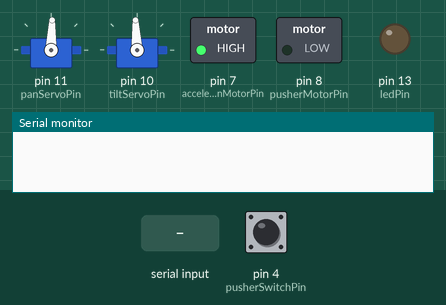
Recording of a sketch running on a simulated Arduino Uno, built with avr-gcc and run on an emulated ATmega328P. On the bench: 2 × servo, switched loads named in the sketch (green lamp = pin HIGH), output pins drawn as LEDs (lit = HIGH), the last lines printed to the serial monitor. The test bench sets the inputs (shaded band); at power-on: pin 4 (pusherSwitchPin) HIGH.

Above: at 0.1 s.
At 0.9 s:
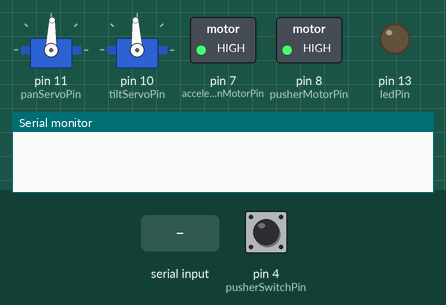
1.0 s: pin 4 (pusherSwitchPin) pulled LOW for 0.15 s
At 1.7 s:
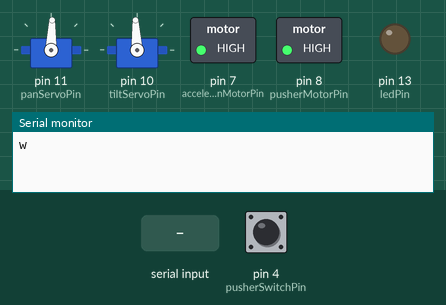
2.6 s: "1" received over Serial
Timing chart, 0 to 5.6 s (numbered marks = the images above; inputs shaded):
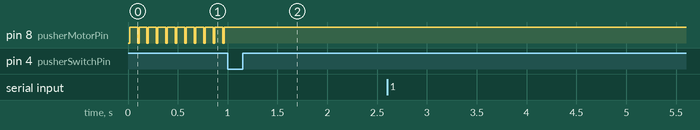

The sketch:

v1_GunController.ino
```cpp
/* Initial Gun Test

The circuit:
Pusher switch on pin 4
Acceleration motor relay input on pin 7
Firing motor relay input on pin 8
Manual input on pin 12

*/

#include <Servo.h>

#define REV_UP_TIME    300
#define MAX_FIRE_TIME 1000
#define MAX_TILT_UP   2000
#define MAX_TILT_DOWN 1300
#define MAX_PAN_LEFT   800
#define MAX_PAN_RIGHT 2200
#define TILT_MIDPOINT 1500
#define PAN_MIDPOINT  1455

const int pusherSwitchPin      =  4;
const int accelerationMotorPin =  7;
const int pusherMotorPin       =  8;
const int tiltServoPin         = 10;
const int panServoPin          = 11;
const int buttonPin            = 12;
const int ledPin               = 13;

const char startCode   = 's';
const char waitCode    = 'w';
const char revCode     = 'r';
const char fireCode    = 'f';
const char tiltCode    = 't';
const char panCode     = 'p';
const char endCode     = 'e';
const char invalidCode = 'i';
const char errorCode   = 'x';
const char killCode    = 'k';

const int startAutoFireCode = 65535;
const int stopAutoFireCode = 0;

unsigned long startTime;
int serialAction;
unsigned int serialParameter;
String s;
// PWM range 556-2420 => 1488
Servo panServo;
Servo tiltServo;

void reportError(char errorMessage[]) {
    Serial.write(errorCode);
    Serial.println(errorMessage);
}

bool withinRange(int var, int low, int high) {
    return low <= var && var <= high;
}

void revUp() {
    digitalWrite(accelerationMotorPin, LOW);
}

void revDown() {
    digitalWrite(accelerationMotorPin, HIGH);
}

void pusherOn() {
    digitalWrite(pusherMotorPin, LOW);
}

void pusherOff() {
    digitalWrite(pusherMotorPin, HIGH);
}

void pulsePusher() {
    pusherOn();
    delay(15);
    pusherOff();
    delay(80);
}

void resetPusher() {
    pusherOff();
    while (digitalRead(pusherSwitchPin) == HIGH) pulsePusher();
}

void pan(int location) {
    if (withinRange(location, MAX_PAN_LEFT, MAX_PAN_RIGHT)) {
        panServo.writeMicroseconds(location);
    }
    else {
        reportError("Pan location out of range!");
    }
}

void tilt(int location) {
    if (withinRange(location, MAX_TILT_DOWN, MAX_TILT_UP)) {
        tiltServo.writeMicroseconds(location);
    } else {
        reportError("Tilt location out of range!");
    }
}

void rev(int argument) {
    if (argument == 0) {
        revDown();
    } else if (argument == 65535) {
        revUp();
    } else {
        reportError("Bad rev argument!");
    }
}

void fireShots(int numShots) {
    startTime = millis();
    revUp();
    while (millis() - startTime < REV_UP_TIME);
    for ( ; numShots > 0; numShots--) {
        startTime = millis();
        while (digitalRead(pusherSwitchPin) == LOW && millis() - startTime < MAX_FIRE_TIME) pulsePusher();
        while (digitalRead(pusherSwitchPin) == HIGH && millis() - startTime < MAX_FIRE_TIME) pulsePusher();
        if (millis() - startTime > MAX_FIRE_TIME) {
            revDown();
            reportError("Firing sensor not responding!");
        }
    }
    revDown();
}

void fire(int argument) {
    if (withinRange(argument, 1, 37)) {
        fireShots(argument);
    } else if (argument == 0) {
        resetPusher();
    } else if (argument == 65535) {
        pusherOn();
    } else {
        reportError("Inproper number of shots received!");
    }
}

byte getNextByte() {
    do {
        serialAction = Serial.read();
    } while (serialAction == -1);
    return byte(serialAction);
}

void waitForInput() {
    Serial.write(waitCode);
    byte start = getNextByte();
    if (start != startCode) {
        reportError("Invalid start byte");
        return;
    }
    byte actionCode = getNextByte();
    // Serial.write(actionCode);
    int parameter = (int(getNextByte()) << 8) + int(getNextByte());
    // Serial.println(parameter);
    byte end = getNextByte();
    if (end != endCode) {
        reportError("Invalid start byte");
        return;
    }
    switch (actionCode) {
        case fireCode:
            fire(parameter);
            break;
        case tiltCode:
            tilt(parameter);
            break;
        case panCode:
            pan(parameter);
            break;
        case revCode:
            rev(parameter);
            break;
        default:
            reportError("Invalid action code");
    }
}

// void verifyComms() {
//     do {
//         Serial.println("Waiting for a verification message...");
//         do {
//             serialAction = Serial.read();
//         } while (serialAction == -1);
//         Serial.println("Please send 1500...");
//         do {
//             s = Serial.readString();
//             serialParameter = s.toInt();
//         } while (serialParameter == 0);
//     } while (serialAction != 'v' || serialParameter != 1500);
// }

void setup() {
    Serial.begin(9600);
    pinMode(pusherSwitchPin, INPUT_PULLUP);
    pinMode(accelerationMotorPin, OUTPUT);
    pinMode(pusherMotorPin, OUTPUT);
    pinMode(buttonPin, INPUT_PULLUP);
    pinMode(ledPin, OUTPUT);
    panServo.attach(panServoPin);
    tiltServo.attach(tiltServoPin);
    pan(PAN_MIDPOINT);
    tilt(TILT_MIDPOINT);
    revDown();
    resetPusher();
}

void loop() {
    waitForInput();
}
```

Measured:
- after the input at 1.0 s, pin 8 (pusherMotorPin): stops changing and stays HIGH
